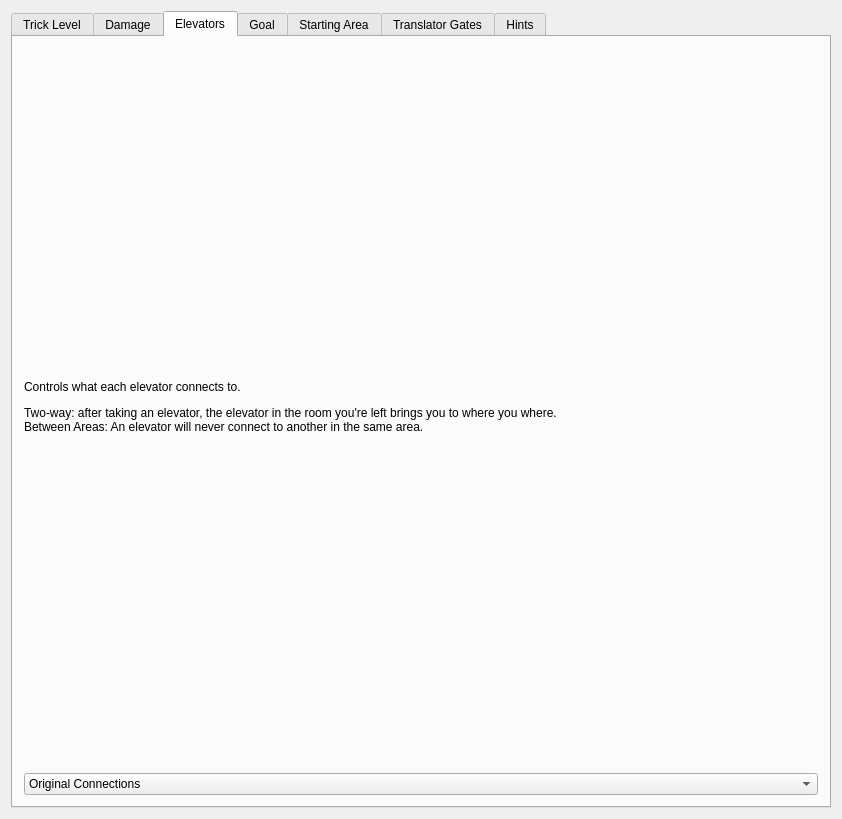
<?xml version="1.0" encoding="UTF-8"?>
<ui version="4.0">
 <class>LogicSettingsWindow</class>
 <widget class="QMainWindow" name="LogicSettingsWindow">
  <property name="geometry">
   <rect>
    <x>0</x>
    <y>0</y>
    <width>842</width>
    <height>819</height>
   </rect>
  </property>
  <property name="windowTitle">
   <string>Someone forgot to name this</string>
  </property>
  <widget class="QWidget" name="centralWidget">
   <property name="maximumSize">
    <size>
     <width>16777215</width>
     <height>16777215</height>
    </size>
   </property>
   <layout class="QHBoxLayout" name="horizontalLayout">
    <item>
     <widget class="QTabWidget" name="tab_widget">
      <property name="currentIndex">
       <number>2</number>
      </property>
      <widget class="QWidget" name="trick_level_tab">
       <attribute name="title">
        <string>Trick Level</string>
       </attribute>
       <layout class="QVBoxLayout" name="trick_level_top_layout">
        <item>
         <widget class="QScrollArea" name="trick_level_scroll">
          <property name="frameShape">
           <enum>QFrame::NoFrame</enum>
          </property>
          <property name="frameShadow">
           <enum>QFrame::Plain</enum>
          </property>
          <property name="widgetResizable">
           <bool>true</bool>
          </property>
          <widget class="QWidget" name="trick_level_scroll_contents">
           <property name="geometry">
            <rect>
             <x>0</x>
             <y>0</y>
             <width>810</width>
             <height>728</height>
            </rect>
           </property>
           <layout class="QVBoxLayout" name="trick_level_layout">
            <item>
             <widget class="QLabel" name="logic_description_label">
              <property name="text">
               <string>&lt;html&gt;&lt;head/&gt;&lt;body&gt;&lt;p align=&quot;justify&quot;&gt;There are logic rules in place which prevent you from being locked out of progression and guaranteeing that you’ll be able to finish the game every time regardless of the distribution of items. More advanced trick levels assumes more knowledge of how the game works and ability to abuse game mechanics.&lt;/p&gt;&lt;p align=&quot;justify&quot;&gt;No matter the level, it is always possible to softlock when you enter a room or area that you're unable to leave. For example, vanilla beam rooms without the necessary beam to escape, Dark World without Light Beam/Anihhilator Beam, Torvus Bog without Super Missile.&lt;/p&gt;&lt;p align=&quot;justify&quot;&gt;However, it may be &lt;span style=&quot; font-style:italic;&quot;&gt;necessary&lt;/span&gt; to enter Dark World without a way to escape if that item is located in the Dark World.&lt;/p&gt;&lt;/body&gt;&lt;/html&gt;</string>
              </property>
              <property name="alignment">
               <set>Qt::AlignLeading|Qt::AlignLeft|Qt::AlignTop</set>
              </property>
              <property name="wordWrap">
               <bool>true</bool>
              </property>
             </widget>
            </item>
            <item>
             <widget class="QComboBox" name="logic_combo_box">
              <item>
               <property name="text">
                <string>No Tricks</string>
               </property>
              </item>
              <item>
               <property name="text">
                <string>Trivial</string>
               </property>
              </item>
              <item>
               <property name="text">
                <string>Easy</string>
               </property>
              </item>
              <item>
               <property name="text">
                <string>Normal</string>
               </property>
              </item>
              <item>
               <property name="text">
                <string>Hard</string>
               </property>
              </item>
              <item>
               <property name="text">
                <string>Hypermode</string>
               </property>
              </item>
              <item>
               <property name="text">
                <string>Minimal Checking</string>
               </property>
              </item>
             </widget>
            </item>
            <item>
             <widget class="QLabel" name="logic_level_label">
              <property name="minimumSize">
               <size>
                <width>0</width>
                <height>25</height>
               </size>
              </property>
              <property name="maximumSize">
               <size>
                <width>16777215</width>
                <height>25</height>
               </size>
              </property>
              <property name="text">
               <string>&lt;html&gt;&lt;head/&gt;&lt;body&gt;&lt;p align=&quot;justify&quot;&gt;This mode requires no knowledge about the game, nor does it require any abuse of game mechanics, making it ideal for casual and first time players.&lt;/p&gt;&lt;/body&gt;&lt;/html&gt;</string>
              </property>
              <property name="alignment">
               <set>Qt::AlignLeading|Qt::AlignLeft|Qt::AlignTop</set>
              </property>
              <property name="wordWrap">
               <bool>true</bool>
              </property>
             </widget>
            </item>
            <item>
             <widget class="Line" name="trick_level_line">
              <property name="orientation">
               <enum>Qt::Horizontal</enum>
              </property>
             </widget>
            </item>
            <item>
             <widget class="QLabel" name="trick_level_help_label">
              <property name="text">
               <string>&lt;html&gt;&lt;head/&gt;&lt;body&gt;&lt;p&gt;If you want to control the expected level of a specific trick, select the trick below and then move the slider to the level you want.&lt;/p&gt;&lt;p&gt;Configuring a trick's difficulty to above to global difficulty above &lt;span style=&quot; font-weight:600;&quot;&gt;has no effect&lt;/span&gt;.&lt;/p&gt;&lt;p&gt;Press the ? button to see which rooms use that trick on the selected level.&lt;/p&gt;&lt;/body&gt;&lt;/html&gt;</string>
              </property>
             </widget>
            </item>
           </layout>
          </widget>
         </widget>
        </item>
       </layout>
      </widget>
      <widget class="QWidget" name="damage_tab">
       <attribute name="title">
        <string>Damage</string>
       </attribute>
       <layout class="QVBoxLayout" name="verticalLayout_2">
        <item>
         <widget class="QLabel" name="damage_label">
          <property name="text">
           <string>&lt;html&gt;&lt;head/&gt;&lt;body&gt;&lt;p&gt;This controls how strictly damage requirements are checked. The resolver will make sure you have at least X times as much energy as is required to satisfy damage requirements, where X is determined by the setting you choose.&lt;/p&gt;&lt;/body&gt;&lt;/html&gt;</string>
          </property>
          <property name="wordWrap">
           <bool>true</bool>
          </property>
         </widget>
        </item>
        <item>
         <widget class="QComboBox" name="damage_combo">
          <property name="currentText">
           <string>Medium (1.5×)</string>
          </property>
          <item>
           <property name="text">
            <string>Strict (1×)</string>
           </property>
          </item>
          <item>
           <property name="text">
            <string>Medium (1.5×)</string>
           </property>
          </item>
          <item>
           <property name="text">
            <string>Lenient (2×)</string>
           </property>
          </item>
         </widget>
        </item>
       </layout>
      </widget>
      <widget class="QWidget" name="elevator_tab">
       <attribute name="title">
        <string>Elevators</string>
       </attribute>
       <layout class="QVBoxLayout" name="elevator_layout">
        <item>
         <widget class="QLabel" name="elevators_description_label">
          <property name="text">
           <string>&lt;html&gt;&lt;head/&gt;&lt;body&gt;&lt;p&gt;Controls what each elevator connects to.&lt;/p&gt;&lt;p&gt;Two-way: after taking an elevator, the elevator in the room you're left brings you to where you where.&lt;br/&gt;Between Areas: An elevator will never connect to another in the same area.&lt;/p&gt;&lt;/body&gt;&lt;/html&gt;</string>
          </property>
          <property name="wordWrap">
           <bool>true</bool>
          </property>
         </widget>
        </item>
        <item>
         <widget class="QComboBox" name="elevators_combo">
          <item>
           <property name="text">
            <string>Original Connections</string>
           </property>
          </item>
          <item>
           <property name="text">
            <string>Random: Two-way, between areas</string>
           </property>
          </item>
         </widget>
        </item>
       </layout>
      </widget>
      <widget class="QWidget" name="goal_tab">
       <attribute name="title">
        <string>Goal</string>
       </attribute>
       <layout class="QVBoxLayout" name="goal_layout">
        <item>
         <widget class="QLabel" name="skytemple_description">
          <property name="text">
           <string>&lt;html&gt;&lt;head/&gt;&lt;body&gt;&lt;p&gt;Controls where the Sky Temple Keys will be located.&lt;/p&gt;&lt;p&gt;All Guardians and Sub-Guardians: One key will be placed in each of the guardians and sub-guardians.&lt;br/&gt;Guardians: One key will be placed as the reward of each of the guardians.&lt;br/&gt;Collect Sky Temple Keys: A configurable quantity will be shuffled over the game world.&lt;/p&gt;&lt;p&gt;The Guardians are: Amorbis, Chykka and Quadraxis.&lt;br/&gt;The Sub-Guardians are: Bomb Guardian, Jump Guardian, Boost Guardian, Grapple Guardian, Spider Guardian and Power Bomb Guardian.&lt;/p&gt;&lt;p&gt;You can always check Sky Temple Gateway for hints where the keys were placed.&lt;/p&gt;&lt;/body&gt;&lt;/html&gt;</string>
          </property>
          <property name="wordWrap">
           <bool>true</bool>
          </property>
         </widget>
        </item>
        <item>
         <widget class="QComboBox" name="skytemple_combo">
          <item>
           <property name="text">
            <string>Guardians and Sub-Guardians</string>
           </property>
          </item>
          <item>
           <property name="text">
            <string>Guardians</string>
           </property>
          </item>
          <item>
           <property name="text">
            <string>Collect Sky Temple Keys</string>
           </property>
          </item>
         </widget>
        </item>
        <item>
         <layout class="QHBoxLayout" name="skytemple_slider_layout">
          <item>
           <widget class="QSlider" name="skytemple_slider">
            <property name="maximum">
             <number>9</number>
            </property>
            <property name="pageStep">
             <number>2</number>
            </property>
            <property name="orientation">
             <enum>Qt::Horizontal</enum>
            </property>
            <property name="tickPosition">
             <enum>QSlider::TicksBelow</enum>
            </property>
           </widget>
          </item>
          <item>
           <widget class="QLabel" name="skytemple_slider_label">
            <property name="sizePolicy">
             <sizepolicy hsizetype="Fixed" vsizetype="Fixed">
              <horstretch>0</horstretch>
              <verstretch>0</verstretch>
             </sizepolicy>
            </property>
            <property name="minimumSize">
             <size>
              <width>20</width>
              <height>0</height>
             </size>
            </property>
            <property name="text">
             <string>0</string>
            </property>
            <property name="alignment">
             <set>Qt::AlignCenter</set>
            </property>
           </widget>
          </item>
         </layout>
        </item>
       </layout>
      </widget>
      <widget class="QWidget" name="starting_area_tab">
       <attribute name="title">
        <string>Starting Area</string>
       </attribute>
       <layout class="QVBoxLayout" name="starting_area_layout">
        <item>
         <widget class="QLabel" name="startingarea_description">
          <property name="text">
           <string>&lt;html&gt;&lt;head/&gt;&lt;body&gt;&lt;p&gt;Choose the area where the game will start at.&lt;/p&gt;&lt;p&gt;Ship: Samus' Ship at Temple Grounds - Landing Site. The vanilla location.&lt;br/&gt;Random Save Station: a random Save Station of the game will be chosen.&lt;br/&gt;Specific Area: A user provided choice. The specific location on the area depends on each one.&lt;/p&gt;&lt;p&gt;&lt;span style=&quot; font-weight:600;&quot;&gt;WARNING&lt;/span&gt;: depending on the starting items that are configured, it may be impossible to start at the chosen place. In that case, the generation will fail.&lt;/p&gt;&lt;/body&gt;&lt;/html&gt;</string>
          </property>
          <property name="wordWrap">
           <bool>true</bool>
          </property>
         </widget>
        </item>
        <item>
         <widget class="QComboBox" name="startingarea_combo">
          <item>
           <property name="text">
            <string>Ship</string>
           </property>
          </item>
          <item>
           <property name="text">
            <string>Random Save Station</string>
           </property>
          </item>
          <item>
           <property name="text">
            <string>Specific Area (Choose Below)</string>
           </property>
          </item>
         </widget>
        </item>
        <item>
         <layout class="QHBoxLayout" name="specific_starting_layout">
          <item>
           <widget class="QComboBox" name="specific_starting_world_combo">
            <property name="enabled">
             <bool>false</bool>
            </property>
           </widget>
          </item>
          <item>
           <widget class="QComboBox" name="specific_starting_area_combo">
            <property name="enabled">
             <bool>false</bool>
            </property>
           </widget>
          </item>
         </layout>
        </item>
       </layout>
      </widget>
      <widget class="QWidget" name="translators_tab">
       <attribute name="title">
        <string>Translator Gates</string>
       </attribute>
       <layout class="QGridLayout" name="translators_top_layout">
        <item row="0" column="1">
         <widget class="QScrollArea" name="translators_scroll">
          <property name="frameShape">
           <enum>QFrame::NoFrame</enum>
          </property>
          <property name="frameShadow">
           <enum>QFrame::Plain</enum>
          </property>
          <property name="lineWidth">
           <number>0</number>
          </property>
          <property name="horizontalScrollBarPolicy">
           <enum>Qt::ScrollBarAlwaysOff</enum>
          </property>
          <property name="widgetResizable">
           <bool>true</bool>
          </property>
          <property name="alignment">
           <set>Qt::AlignLeading|Qt::AlignLeft|Qt::AlignTop</set>
          </property>
          <widget class="QWidget" name="translators_scroll_contents">
           <property name="geometry">
            <rect>
             <x>0</x>
             <y>0</y>
             <width>810</width>
             <height>728</height>
            </rect>
           </property>
           <layout class="QGridLayout" name="translators_layout">
            <item row="0" column="0" colspan="3">
             <widget class="QLabel" name="translators_description">
              <property name="text">
               <string>&lt;html&gt;&lt;head/&gt;&lt;body&gt;&lt;p&gt;Change which translator is required for all the gates in the game. Their colors are changed to match the necessary translator.&lt;/p&gt;&lt;p&gt;There are two vanilla options: using the actual translator requirements in the game, and using the vanilla gate colors.&lt;br/&gt;This is because in the original game, some translator gates are colored one way, but the translator requirement is something else.&lt;/p&gt;&lt;p&gt;&lt;br/&gt;Some translator gates appears only after some event is triggered in game. The following options change them so they're always there. The Great Temple has a special case: if you enter Great Temple via Transport A, the Emerald gate will be permanently down.&lt;/p&gt;&lt;/body&gt;&lt;/html&gt;</string>
              </property>
              <property name="wordWrap">
               <bool>true</bool>
              </property>
             </widget>
            </item>
            <item row="1" column="0">
             <widget class="QCheckBox" name="always_up_gfmc_compound_check">
              <property name="text">
               <string>GFMC Compound</string>
              </property>
             </widget>
            </item>
            <item row="1" column="1">
             <widget class="QCheckBox" name="always_up_torvus_temple_check">
              <property name="text">
               <string>Torvus Temple</string>
              </property>
             </widget>
            </item>
            <item row="1" column="2">
             <widget class="QCheckBox" name="always_up_great_temple_check">
              <property name="text">
               <string>Great Temple (Emerald)</string>
              </property>
             </widget>
            </item>
            <item row="2" column="0">
             <widget class="QPushButton" name="translator_randomize_all_button">
              <property name="text">
               <string>Randomize All</string>
              </property>
             </widget>
            </item>
            <item row="2" column="1">
             <widget class="QPushButton" name="translator_vanilla_actual_button">
              <property name="text">
               <string>Vanilla (Actual)</string>
              </property>
             </widget>
            </item>
            <item row="2" column="2">
             <widget class="QPushButton" name="translator_vanilla_colors_button">
              <property name="text">
               <string>Vanilla (Colors)</string>
              </property>
             </widget>
            </item>
           </layout>
          </widget>
         </widget>
        </item>
       </layout>
      </widget>
      <widget class="QWidget" name="hint_tab">
       <attribute name="title">
        <string>Hints</string>
       </attribute>
       <layout class="QVBoxLayout" name="hint_layout">
        <item>
         <widget class="QLabel" name="hint_sky_temple_key_label">
          <property name="text">
           <string>&lt;html&gt;&lt;head/&gt;&lt;body&gt;&lt;p&gt;This controls how precise the hints for Sky Temple Keys in Sky Temple Gateway are.&lt;/p&gt;&lt;p&gt;&lt;span style=&quot; font-weight:600;&quot;&gt;No hints&lt;/span&gt;: The scans provide no useful information.&lt;/p&gt;&lt;p&gt;&lt;span style=&quot; font-weight:600;&quot;&gt;Show only the area name&lt;/span&gt;: Each scan says the corresponding key is in &amp;quot;Temple Grounds&amp;quot;, &amp;quot;Agon Wastes&amp;quot;, etc.&lt;br/&gt;Aether and Dark Aether are distinguished; for example, &amp;quot;Agon Wastes&amp;quot; refers only to the light world.&lt;/p&gt;&lt;p&gt;&lt;span style=&quot; font-weight:600;&quot;&gt;Show area and room name&lt;/span&gt;: Each scan says the corresponding key is in &amp;quot;Great Temple - Transport A Access&amp;quot;, &amp;quot;Ing Hive - Hive Entrance&amp;quot;, etc. For rooms with more than one item location, there's no way to distinguish which one of them that key is in.&lt;/p&gt;&lt;/body&gt;&lt;/html&gt;</string>
          </property>
          <property name="wordWrap">
           <bool>true</bool>
          </property>
         </widget>
        </item>
        <item>
         <widget class="QComboBox" name="hint_sky_temple_key_combo">
          <item>
           <property name="text">
            <string>No hints</string>
           </property>
          </item>
          <item>
           <property name="text">
            <string>Show only the area name</string>
           </property>
          </item>
          <item>
           <property name="text">
            <string>Show area and room name</string>
           </property>
          </item>
         </widget>
        </item>
       </layout>
      </widget>
     </widget>
    </item>
   </layout>
  </widget>
  <widget class="QMenuBar" name="menuBar">
   <property name="geometry">
    <rect>
     <x>0</x>
     <y>0</y>
     <width>842</width>
     <height>32</height>
    </rect>
   </property>
  </widget>
 </widget>
 <layoutdefault spacing="6" margin="11"/>
 <resources/>
 <connections/>
</ui>
